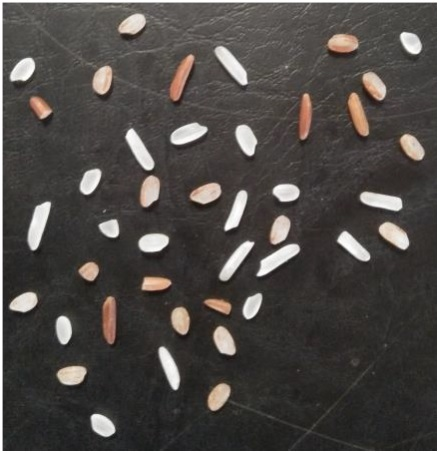
%> input picture shapesvm/shapesvm/1.jpg, 439 x 453 px
$ octave finaltosvm.m   (GNU Octave 9; MATLAB toolbox functions it lacks are replaced by stand-ins)
%> lines starting %> are read from the running program, lines starting %| are printed output that depends on the picture; in (x1, y1, x2, y2) boxes, pixels count from 0 and x2, y2 are one past the last pixel; in counts of white or black regions, pixels touching at a corner belong together; the program's own positions count from 1

clc
close all
clear all

MainImg = imread('1.jpg');
%> MainImg is the input picture: size 453x439x3 uint8; mean R, G, B 77.3, 73.4, 70.4
figure,imshow(MainImg);

I = rgb2gray(MainImg);

I2 = imtophat(I, strel('disk', 10));
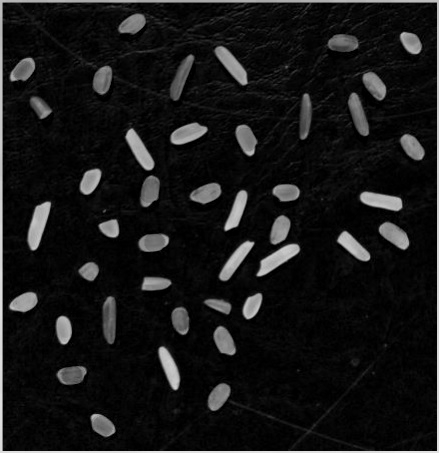
%> I2: size 453x439 uint8; min 0, max 228, mean 22.8
figure,imshow(I2);
mor=I2;
% SI2 = imtophat(I, strel('disk', 5));


level = graythresh(I2);
%> level = 0.302
BW = im2bw(I2,level);
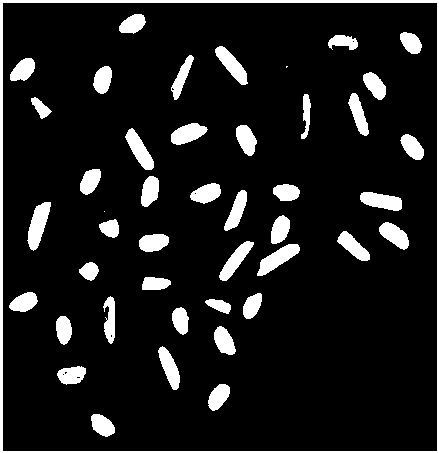
%> BW: size 453x439 logical; 10.9% white; 45 white regions (2 under 20 px), largest, box (x1, y1, x2, y2) and area: (0, 0, 439, 453) 4435, (27, 202, 51, 251) 648, (257, 244, 300, 276) 615
D = -bwdist(~BW);
D(~BW) = -Inf;
L = watershed(D);
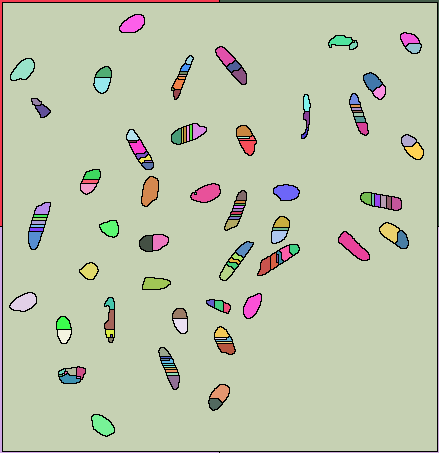
%> L: size 453x439 uint8; 150 distinct labels, from 0 to 149; one colour per label, 0 black
figure,imshow(label2rgb(L,'jet','w'))
title('objects detection');
L = watershed(imcomplement(I));
%> L: size 453x439 uint16
 I2 = imcomplement(I);
I3 = imhmin(I2,100); %20 is the height threshold for suppressing shallow minima
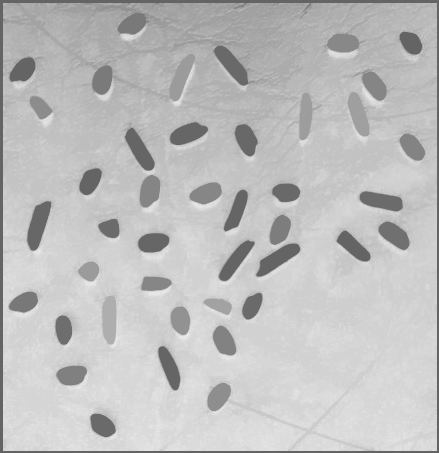
%> I3: size 453x439 uint8; min 100, max 238, mean 189.6
% L = watershed(I3);
  figure,imshow(I2)
title('SHARPENING');
  figure,imshow(I3)
title('filtering');


imagen=I2;

if size(imagen,3)==3 % RGB image
    imagen=rgb2gray(imagen);
end
%% Convert to binary image
threshold = 0.3;%graythresh(imagen);
imagen =~im2bw(imagen,threshold);
%> imagen: size 453x439 logical; 9% white; 53 white regions (13 under 20 px), largest, box (x1, y1, x2, y2) and area: (0, 0, 439, 453) 3910, (28, 202, 51, 250) 592, (257, 244, 299, 276) 557
%% Remove all object containing fewer than 30 pixels
imagen = bwareaopen(imagen,1);
pause(1)
%% Show image binary image
figure,imshow(imagen);
title('Grains detection with black and white')
figure,
imshow(~imagen);
title('Grains detection ')
%% Label connected components
[ff Ne]=bwlabel(imagen);
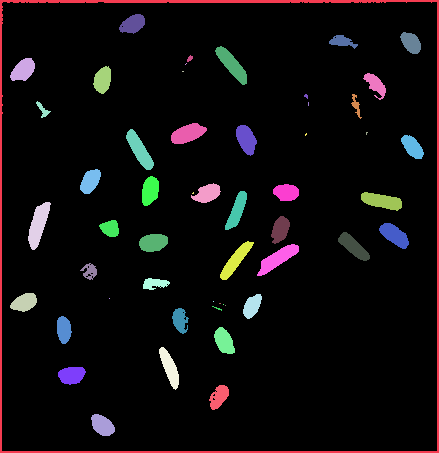
%> ff: size 453x439 double; 54 distinct labels, from 0 to 53; one colour per label, 0 black
%> Ne = 53
%% Measure properties of image regions
propied=regionprops(ff,'BoundingBox');
%> propied = 53 regions; largest, box (x1, y1, x2, y2): (0, 0, 439, 453), (257, 244, 299, 276), (220, 241, 254, 280), (215, 46, 247, 85), (126, 129, 154, 170)
 prop=regionprops(ff,'Area','Centroid');
%> prop = 53 regions; largest, Area and Centroid: 3910 [216.9 206.7], 592 [39 225.2], 557 [278.4 259.3], 520 [232.5 65.3], 510 [140.2 150.7]
xi=[0;1];
 yi=[1;0];
hold on

for n=1:size(propied,1)

    po=rectangle('Position',propied(n).BoundingBox,'EdgeColor','g','LineWidth',2);

end
%> this loop made 53 passes
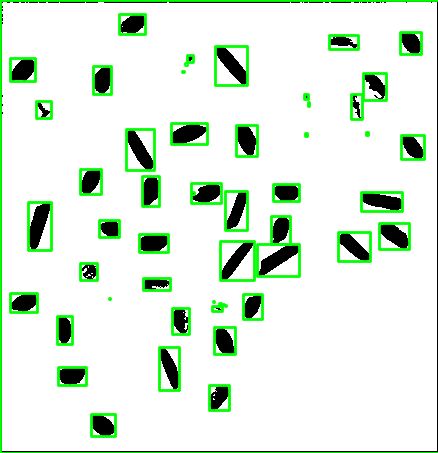
%> figure redrawn from the program's plot data; its title reads 'Grains detection'
hold off
pause (1)

figure
for n=1:Ne
    [r,c] = find(ff==n);
    n1=imagen(min(r):max(r),min(c):max(c));

end
%> this loop made 53 passes
%> (r, c, n1) on passes 13, 22, 23, 26, 29, 32, 34, 36: (299, 110, true), ([72; 72], [183; 184], [true true]), ([65; 64], [186; 187], [false true; true false]), ([194; 193; 194], [193; 194; 194], [false true; true true]), (302, 214, true), ([304; 304], [220; 221], [true true]), (305, 224, true), (306, 226, true)
%> r on pass 42: [96; 97; 95; 96; 97; 95; 96; 97; 98; 96; 97; 98; 99]
%> pass 2, `n1=imagen(min(r):max(r),min(c):max(c));`:
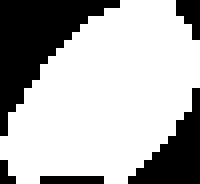
%> n1: size 23x25 logical (shown 8 times larger); 69.4% white; 5 black regions (3 under 20 px), largest, box (x1, y1, x2, y2) and area: (0, 0, 15, 17) 104, (16, 11, 25, 23) 50
svip=size(propied,1);
%> svip = 53
imshow(~imagen);
hold on


%> (the run ends here)
